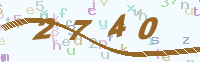
#> input picture CrackImageCode/bb.jpg, 200 x 62 px
$ python verify3.py
#> lines starting #> are read from the running program, lines starting #| are printed output that depends on the picture; after the words box and inside, x2 and y2 are one past the last pixel; in counts of white or black regions, pixels touching at a corner belong together
import tesserocr
from PIL import Image

image = Image.open('bb.jpg')
#> image is the input picture: PIL image 200x62 P; mean R, G, B 226.4, 226.9, 220.6

image = image.convert('L')
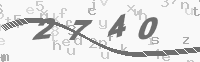
#> image: PIL image 200x62 L; min 110, max 249, mean 226.1
threshold = 131
table = []
for i in range(256):
    if i < threshold:
        table.append(0)
    else:
        table.append(1)

image = image.point(table, '1')
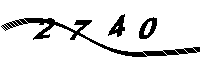
#> image: PIL image 200x62 1; 87.7% white; 3 black regions, box (x1, y1, x2, y2) and area: (1, 18, 200, 57) 1127, (139, 17, 157, 39) 207, (108, 14, 125, 37) 186
image.show()

#> (the run stopped early here; a loop or call above may not have finished)
